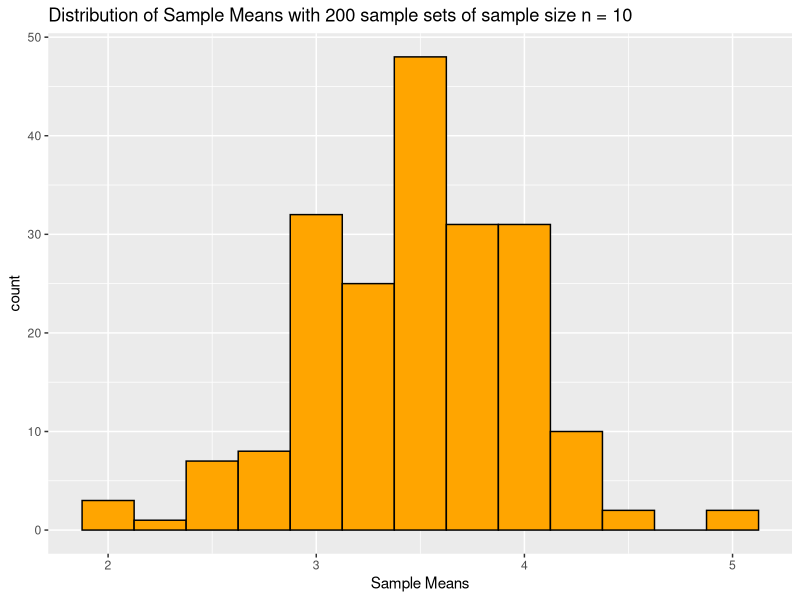
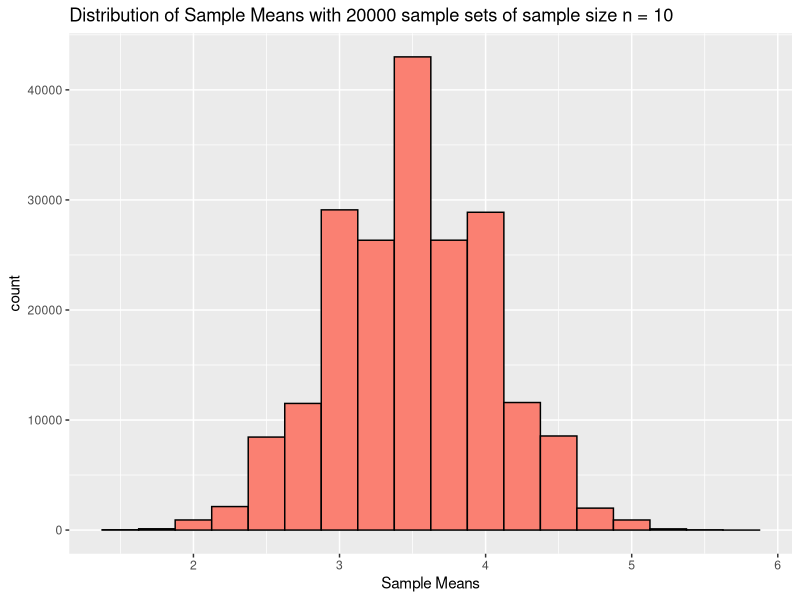
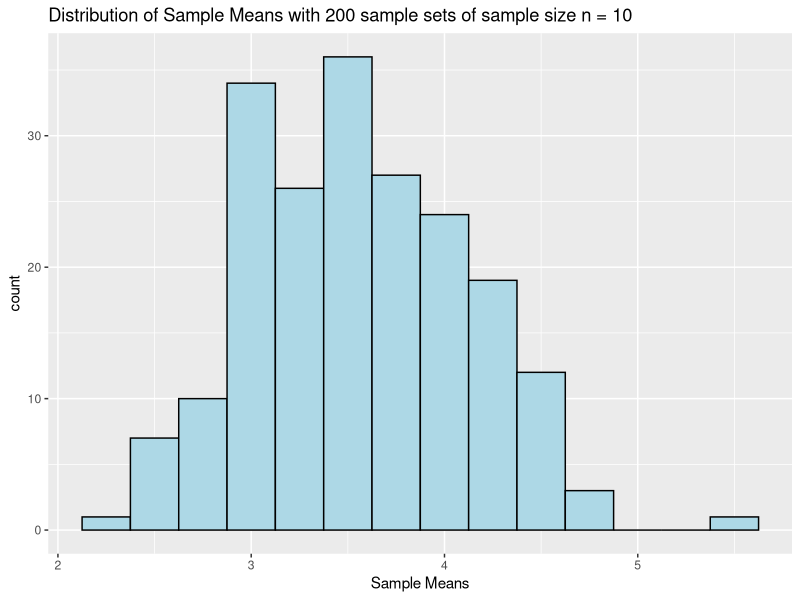
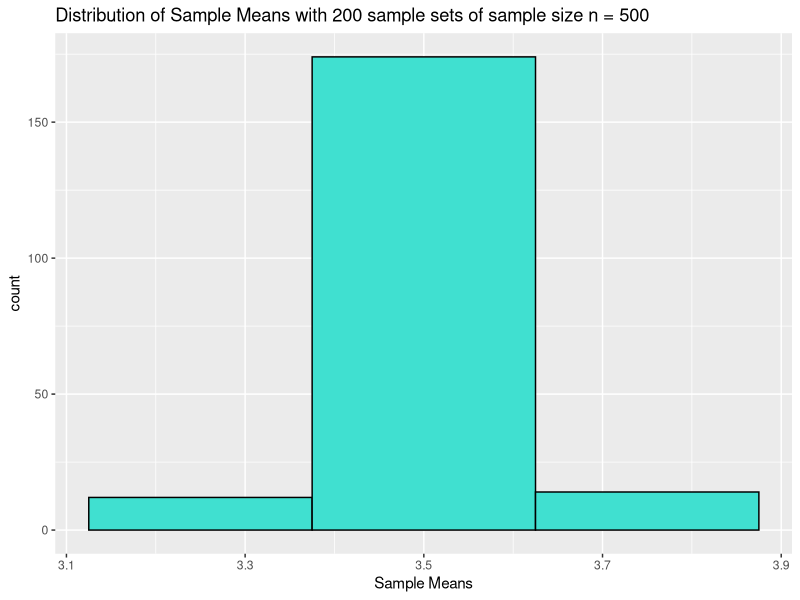

Write the R code that produced these figures, in order.
## ---- chunk 1
library(ggplot2)
## ---- chunk 2
set.seed(1)
# A sample (Group of results gathered from separate independent trials.) of 10 trials
s_10 <- sample(1:6, 10, replace = T) 

s_10

## ---- chunk 3
s_100 <- sample(1:6, 100, replace = T)

s_100
## ---- chunk 4
m_10 <- mean(s_10)
print(m_10)
m_100 <- mean(s_100)
print(m_100)
## ---- chunk 5
# generate a list of 200 sample sets, each with a sample size of 10. 
sample_reps = 200

s_200_collection <- data.frame(replicate(sample_reps, mean(sample(1:6, 10, replace = T))))
names(s_200_collection) <- "values"

ggplot( data = s_200_collection, aes(x = values) ) + 
geom_histogram(binwidth=0.25, colour="black", fill="orange")  +
xlab("Sample Means") + 
labs(title= "Distribution of Sample Means with 200 sample sets of sample size n = 10")
## ---- chunk 6
# generate a list of 200,000 sample sets, each with a sample size of 10. 
sample_reps = 200000

s_200000_collection <- data.frame(replicate(sample_reps, mean(sample(1:6, 10, replace = T))))
names(s_200000_collection) <- "values"

ggplot(data = s_200000_collection, aes(x = values))  + 
geom_histogram(binwidth=0.25, colour="black", fill="salmon")  +
xlab("Sample Means") + 
labs(title= "Distribution of Sample Means with 20000 sample sets of sample size n = 10")
## ---- chunk 7
## We've done this before!!

# generate a list of 200 sample sets, each with a sample size of 10. 
sample_size = 10

s_10_collection <- data.frame(replicate(200, mean(sample(1:6, sample_size, replace = T))))
names(s_10_collection) <- "values"

ggplot(data = s_10_collection, aes(x=values)) + 
geom_histogram(binwidth=0.25, colour="black", fill="lightblue")  +
xlab("Sample Means") + 
labs(title= "Distribution of Sample Means with 200 sample sets of sample size n = 10")
## ---- chunk 8

# generate a list of 200 sample sets, each with a sample size of 500. 
sample_size = 500

s_500_collection <- data.frame(replicate(200, mean(sample(1:6, sample_size, replace = T))))
names(s_500_collection) <- "values"

ggplot(data=s_500_collection, aes(x=values )) + 
geom_histogram(binwidth=0.25, colour="black", fill="turquoise")  +
xlab("Sample Means") + 
labs(title= "Distribution of Sample Means with 200 sample sets of sample size n = 500")
